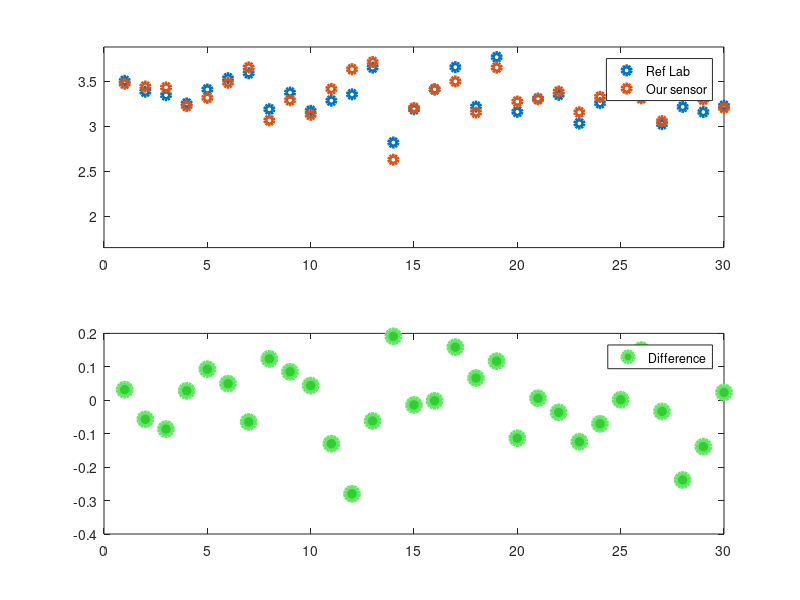

This chart was generated by the following MATLAB code:
function [YTrue, SoftSens] = CalibSimulate(Ncal, target, target_sd, reference_sd, sensor_sd, show_plot)
%% CALIBSIMULATE simulates calibration data from a univariate stochastic process
%
% MIT License
% Copyright (c) <2023> <Jesper Løve Hinrich>


if nargin < 1
    Ncal = 30; % Number of samples
end
if nargin < 4
    target = 3.3; % Target value of fat we aim for
    target_sd = .2; % Process variation, so the real variation of fat
    reference_sd = .1; % Variation in reference measurements
    sensor_sd = .1; % Variation in sensor measurements
    show_plot = true;
end


[YTrue, SoftSens]=makedat(target,target_sd,Ncal,reference_sd,sensor_sd);

if show_plot
    subplot(2,1,1)
    plot([YTrue SoftSens],'o','linewidth',3)
    axis([0 Ncal 0+target/2 max(max(YTrue),max(SoftSens))*1.03])
    legend({'Ref Lab';'Our sensor'})

    subplot(2,1,2)
    j=plot([YTrue-SoftSens],'o','linewidth',3,'Color',[.4 .9 .4],'MarkerFaceColor',[.2 .8 .2],'MarkerSize',10)
    legend({'Difference'})

    shg
end

data = YTrue-SoftSens;


%% 


function [YTrue, SoftSens]=makedat(target,ProcStd,Ncal,NoisRef,NoisSens)
% disp(target);
    
YTrue = target + randn(Ncal,1)*ProcStd;
SoftSens = YTrue;
YTrue = YTrue + randn(Ncal,1)*NoisRef;
SoftSens = SoftSens + randn(Ncal,1)*NoisSens;

end

end